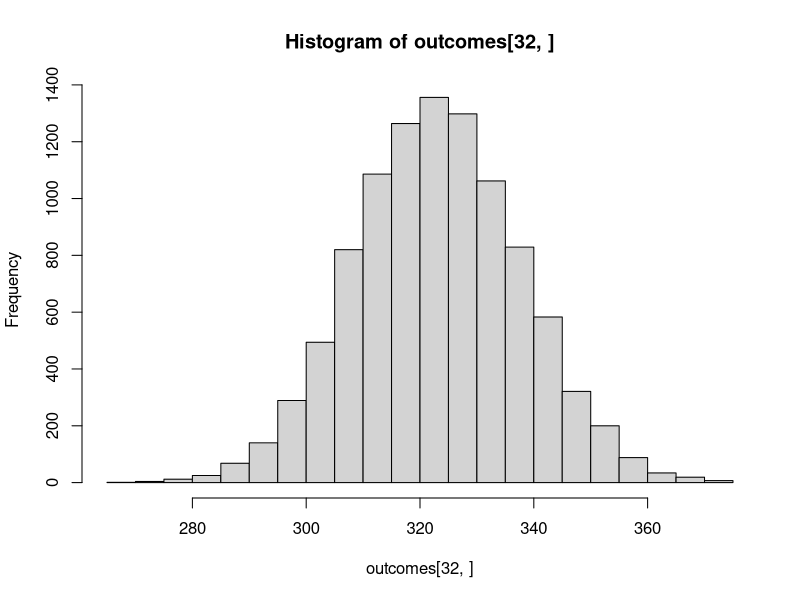
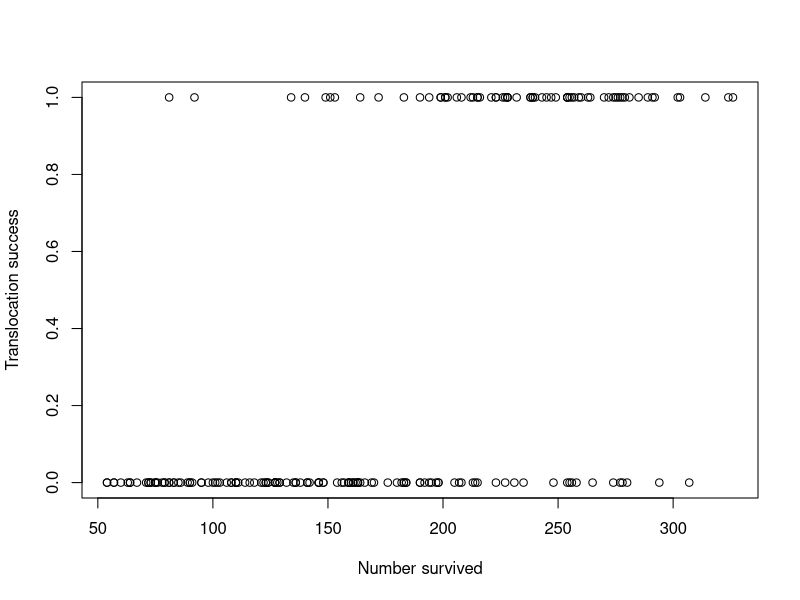
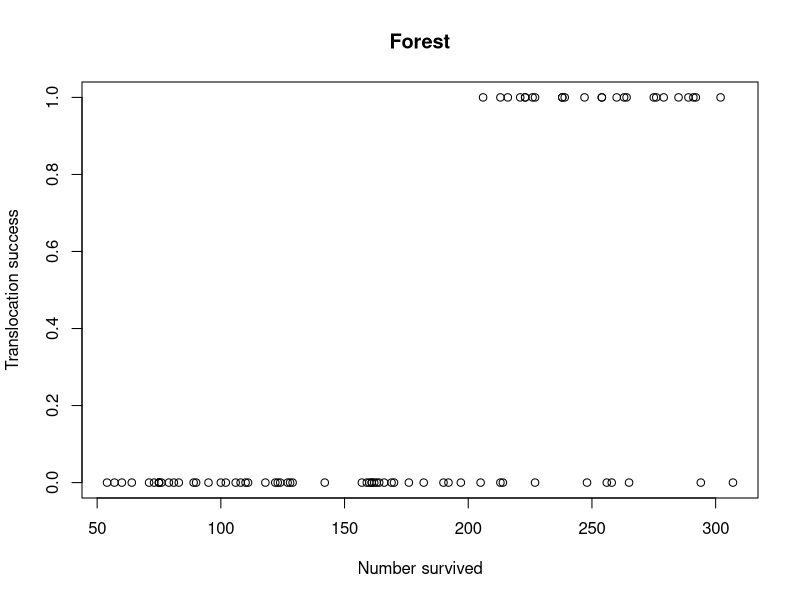
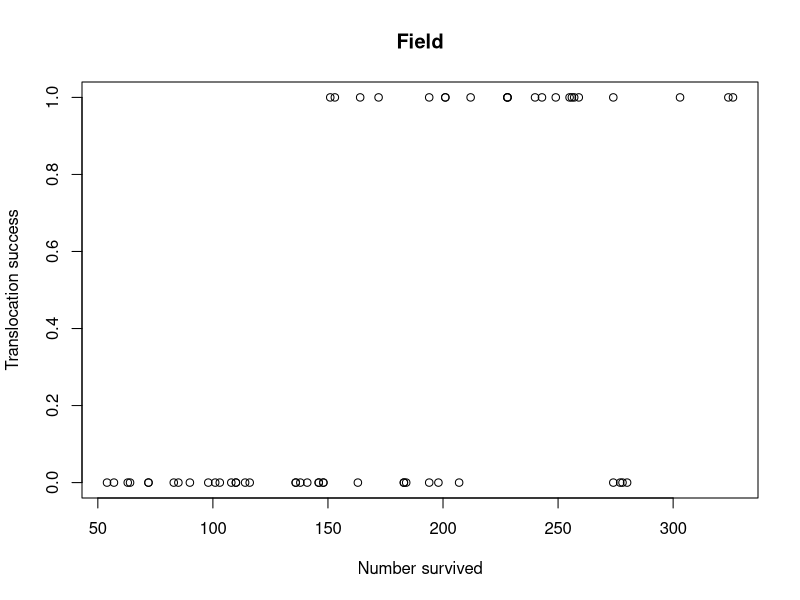
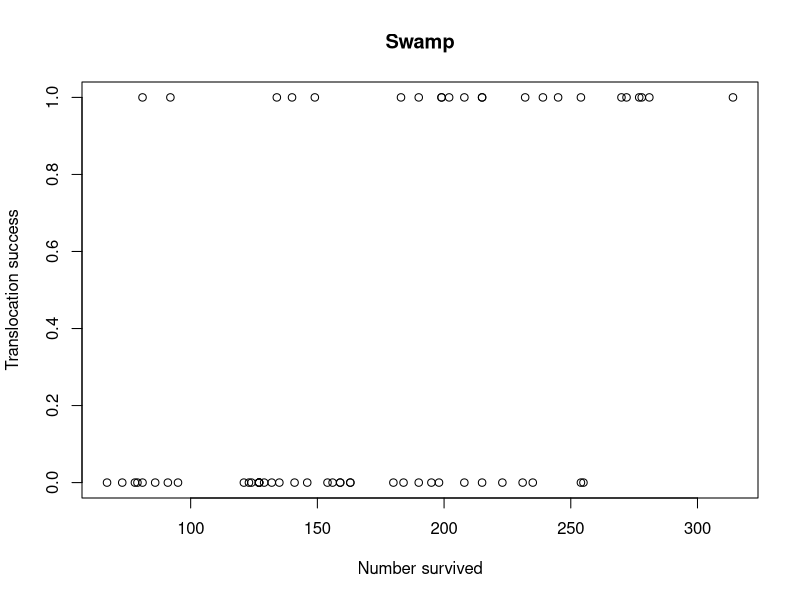
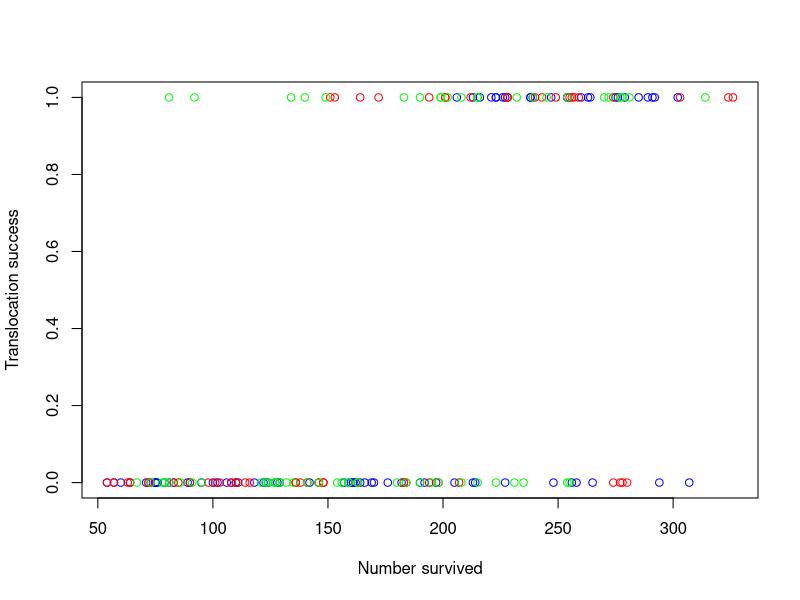
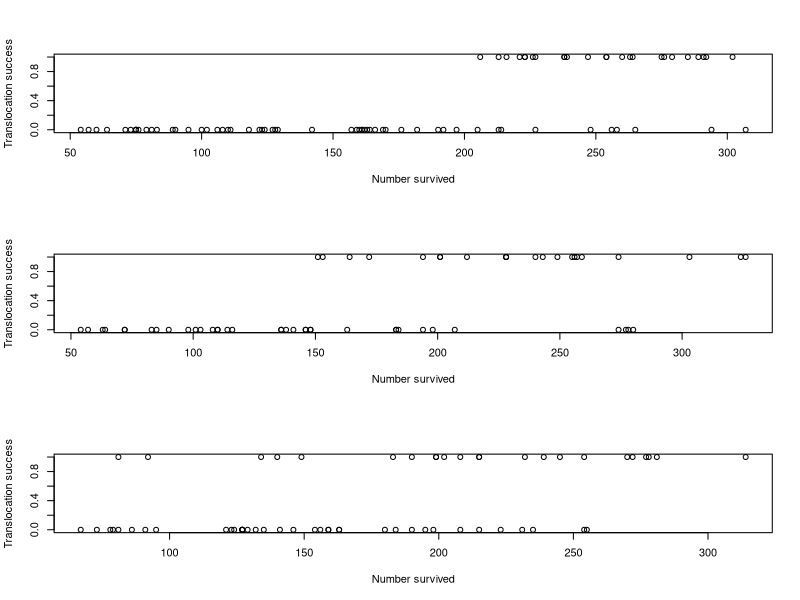
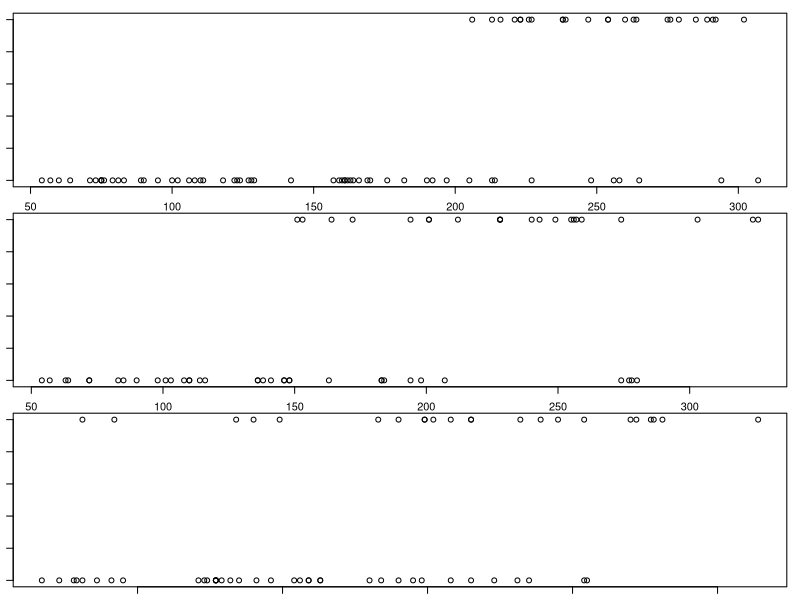

Source code (R) for these figures, in order:
## ----unnamed-chunk-1---- ##
dat<- read.csv("transport-mortality-data.csv")
 
 
 
 
## ----unnamed-chunk-2---- ##
head(dat)
 
 
## ----unnamed-chunk-3---- ##
dat$n_mortalities<- dat$n_translocated-dat$n_survived
 
 
 
## ----unnamed-chunk-4---- ##
fit<-glm(cbind(n_survived,n_mortalities)~temperature+truck+temperature:truck,
    data=dat, family="binomial")
 
 
 
## ----unnamed-chunk-5---- ##
combos<- expand.grid(
    temperature=c(8,10,12,14),
    ntranslocate=c(100,250,500,1000),
    truck=c("truck 1","truck 2"))
head(combos) # look at the combos
 
 
 
## ----unnamed-chunk-6---- ##
combos$S<- predict(fit, # predict survival for each input combination
    newdata=combos,
    type="response")
 
 
 
## ----unnamed-chunk-7---- ##
nsims<- 10000
outcomes<- matrix(0, # fill with 0s
    nrow=nrow(combos), # number of rows
    ncol=nsims) # number of columns
 
dim(outcomes) 
 
## ----unnamed-chunk-8---- ##
for(i in 1:nrow(combos))
    {
    S<- combos$S[i]
    Nt<- combos$ntranslocate[i]
    outcomes[i,]<-rbinom(nsims,Nt, S)
    }
 
 
 
## ----unnamed-chunk-9---- ##
hist(outcomes[32,])  
 
 
 
## ----unnamed-chunk-10---- ##
table(outcomes[32,])/nsims
 
 
 
## ----unnamed-chunk-11---- ##
success<- rbinom(n=100,size=1,prob=0.3)
 
 
 
## ----unnamed-chunk-12---- ##
table(success)
 
 
 
## ----unnamed-chunk-13---- ##
dat<- read.csv("translocation-success-data.csv")
 
 
 
## ----unnamed-chunk-14---- ##
head(dat)
str(dat)
 
 
 
## ----unnamed-chunk-15---- ##
plot(success~n_survived,data=dat,
    xlab="Number survived",
    ylab="Translocation success")
 
 
 
## ----unnamed-chunk-16---- ##
plot(success~n_survived,data=dat,
    xlab="Number survived",
    ylab="Translocation success",
    subset=habitat=="forest",
    main="Forest")
 
 
 
## ----unnamed-chunk-17---- ##
plot(success~n_survived,data=dat,
    xlab="Number survived",
    ylab="Translocation success",
    subset=habitat=="field",
    main="Field")
 
 
 
## ----unnamed-chunk-18---- ##
plot(success~n_survived,data=dat,
    xlab="Number survived",
    ylab="Translocation success",
    subset=habitat=="swamp",
    main="Swamp")
 
 
 
## ----unnamed-chunk-19---- ##
plot(success~n_survived,data=dat,
    xlab="Number survived",
    ylab="Translocation success",
    type="n")
points(success~n_survived,data=dat,
      subset=habitat=="forest",
      col="blue")
points(success~n_survived,data=dat,
      subset=habitat=="field",
      col="red")
points(success~n_survived,data=dat,
      subset=habitat=="swamp",
      col="green")
 
 
 
## ----unnamed-chunk-20---- ##
par(mfrow=c(3,1))
plot(success~n_survived,data=dat,
    xlab="Number survived",
    ylab="Translocation success",
    subset=habitat=="forest")
plot(success~n_survived,data=dat,
    xlab="Number survived",
    ylab="Translocation success",
    subset=habitat=="field")
 plot(success~n_survived,data=dat,
    xlab="Number survived",
    ylab="Translocation success",
    subset=habitat=="swamp")  
 
 
 
## ----unnamed-chunk-21---- ##
par(mfrow=c(3,1),mar=c(1,1,1,1))
plot(success~n_survived,data=dat,
    xlab="Number survived",
    ylab="Translocation success",
    subset=habitat=="forest")
plot(success~n_survived,data=dat,
    xlab="Number survived",
    ylab="Translocation success",
    subset=habitat=="field")
 plot(success~n_survived,data=dat,
    xlab="Number survived",
    ylab="Translocation success",
    subset=habitat=="swamp")  
 
 
 
## ----unnamed-chunk-22---- ##
par(mfrow=c(3,1),mar=c(6,6,1,1))
plot(success~n_survived,data=dat,
    xlab="Number survived",
    ylab="Translocation success",
    subset=habitat=="forest")
plot(success~n_survived,data=dat,
    xlab="Number survived",
    ylab="Translocation success",
    subset=habitat=="field")
 plot(success~n_survived,data=dat,
    xlab="Number survived",
    ylab="Translocation success",
    subset=habitat=="swamp")  
 
 
 
## ----unnamed-chunk-23---- ##
par(mfrow=c(3,1),mar=c(1,1,1,1),
    oma=c(3,3,1,1))
plot(success~n_survived,data=dat,
    xlab="",
    ylab="",
    xlim=c(50,300),
    subset=habitat=="forest")
text(50,0.9,"A)")
plot(success~n_survived,data=dat,
    xlab="",
    ylab="",
      xlim=c(50,300),
    subset=habitat=="field")
text(50,0.9,"B)")
plot(success~n_survived,data=dat,
    xlab="",
    ylab="",
      xlim=c(50,300),
    subset=habitat=="swamp")  
text(50,0.9,"C)")
mtext(text="Number survived",
    side=1,# plot on the bottom outer margin
    line=2,# what line to plot on 
    outer=TRUE) # plot in the outer margin
mtext(text="Translocation success",
    side=2, # plot on the left outer margin
    line=1, # what line to plot on 
    outer=TRUE) # plot in the outer margin

 
 
## ----unnamed-chunk-24---- ##
fit<- glm(success~n_survived+
      truck+habitat,
    data=dat,
    family="binomial")
 
 
 
## ----unnamed-chunk-25---- ##
summary(fit)
 
 
 
## ----unnamed-chunk-26---- ##
betas<- coef(fit)
 
 
 
## ----unnamed-chunk-27---- ##
confint(fit)
 
 
 
## ----unnamed-chunk-28---- ##
dat$residuals<- resid(fit)
dat$fitted<- fitted(fit)
 
 
 
## ----unnamed-chunk-29---- ##
plot(residuals~fitted,
    data=dat)
 
 
 
## ----unnamed-chunk-30---- ##
plot(success~fitted,
    data=dat)
 
 
 
## ----unnamed-chunk-31---- ##
preddat<- expand.grid(
    truck=c("truck 1", "truck 2"),
    n_survived=c(min(dat$n_survived):max(dat$n_survived)),
    habitat=c("forest","field","swamp"))
head(preddat)
 
 
 
## ----unnamed-chunk-32---- ##
preddat$pred<- predict(fit, 
    newdata=preddat,
    type="response")# get probabilities, not log odds
 
head(preddat)
 
## ----unnamed-chunk-33---- ##
plot(pred~n_survived,
    preddat,type="n",
    xlab="Number surviving",
    ylab="Probability of success",
    las=1)
points(pred~n_survived,preddat,
    subset=truck=="truck 1" & habitat =="forest",
    lty=1,
    type="l")
points(pred~n_survived,preddat,
    subset=truck=="truck 2" & habitat =="forest",
    lty=2,
    type="l")    
points(pred~n_survived,preddat,
    subset=truck=="truck 1" & habitat =="field",
    lty=1,
    col="darkgrey",
    type="l")
points(pred~n_survived,preddat,
    subset=truck=="truck 2" & habitat =="field",
    lty=2,
    col="darkgrey",
    type="l")      
 points(pred~n_survived,preddat,
    subset=truck=="truck 1" & habitat =="swamp",
    lty=1,col="lightgrey",type="l")
points(pred~n_survived,preddat,
    subset=truck=="truck 2" & habitat =="swamp",
    lty=2,col="lightgrey",type="l",
    lwd=3)    
# PUT A LEGEND ON THIS AND CALL IT A NIGHT!    
legend("topleft",
    c("Forest Truck 1","Forest Truck 2",
    "Field Truck 1","Field Truck 2",
    "Swamp Truck 1","Swamp Truck 2"),
    col=c("black","black",
        "darkgrey","darkgrey",
        "lightgrey","lightgrey"),
    lty=c(1,2))
 
 
 
## ----unnamed-chunk-34---- ##
preddat[preddat$n_survived==200,]
 
 
 
